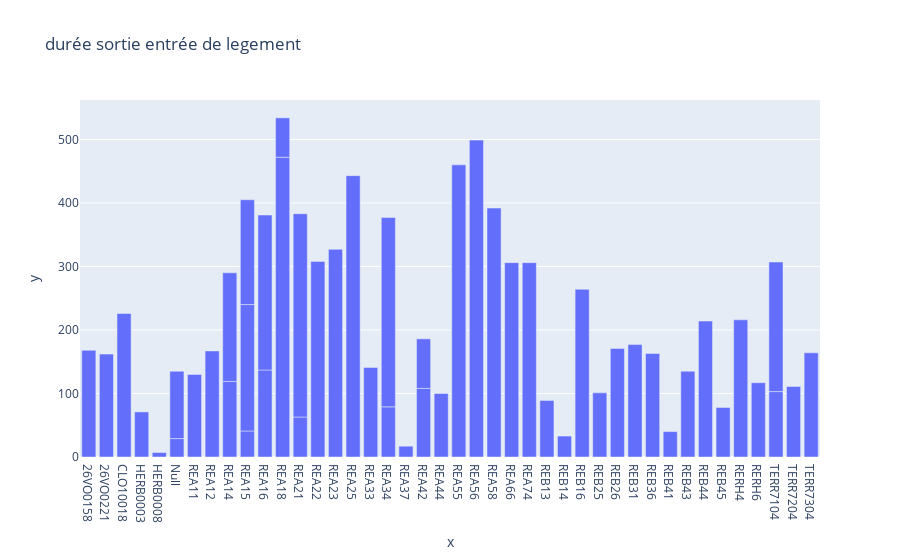

Notebook cell for this chart:
### Code cell
import plotly.express as px
df = pd.read_csv("durée_sortie_entrée_legement_percent.csv")

fig = px.bar( x=df.Logements, y=df.different,title='durée sortie entrée de legement',
             barmode='stack')
fig.show()

### Figure 1 — Plotly figure (JSON) as saved in the notebook; plotly's stock layout.template omitted (floating-point values rounded to 4 significant figures)
{"data": [{"alignmentgroup": "True", "hovertemplate": "x=%{x}<br>y=%{y}<extra></extra>", "legendgroup": "", "marker": {"color": "#636efa"}, "name": "", "offsetgroup": "", "orientation": "v", "showlegend": false, "textposition": "auto", "type": "bar", "x": ["26VO0158", "26VO0221", "CLO10018", "HERB0003", "HERB0008", "Null", "Null", "REA11     ", "REA12     ", "REA14     ", "REA14     ", "REA15     ", "REA15     ", "REA15     ", "REA16     ", "REA16     ", "REA18     ", "REA18     ", "REA21     ", "REA21     ", "REA22", "REA23     ", "REA25", "REA33     ", "REA34     ", "REA34     ", "REA37     ", "REA42", "REA42", "REA44     ", "REA55     ", "REA56     ", "REA58     ", "REA66     ", "REA74     ", "REB13     ", "REB14     ", "REB16     ", "REB25     ", "REB26", "REB31     ", "REB36     ", "REB41     ", "REB43     ", "REB44     ", "REB45     ", "RERH4     ", "RERH6     ", "TERR7104", "TERR7104", "TERR7204", "TERR7304"], "xaxis": "x", "y": [168, 162, 226, 71, 7, 29, 106, 130, 167, 119, 171, 41, 199, 165, 137, 244, 472, 62, 63, 320, 308, 327, 443, 141, 79, 298, 17, 108, 78, 100, 460, 499, 392, 306, 306, 89, 33, 264, 101, 171, 177, 163, 40, 135, 214, 78, 216, 117, 103, 204, 111, 164], "yaxis": "y"}], "layout": {"barmode": "stack", "legend": {"tracegroupgap": 0}, "title": {"text": "durée sortie entrée de legement"}, "xaxis": {"anchor": "y", "domain": [0, 1], "title": {"text": "x"}}, "yaxis": {"anchor": "x", "domain": [0, 1], "title": {"text": "y"}}}}
